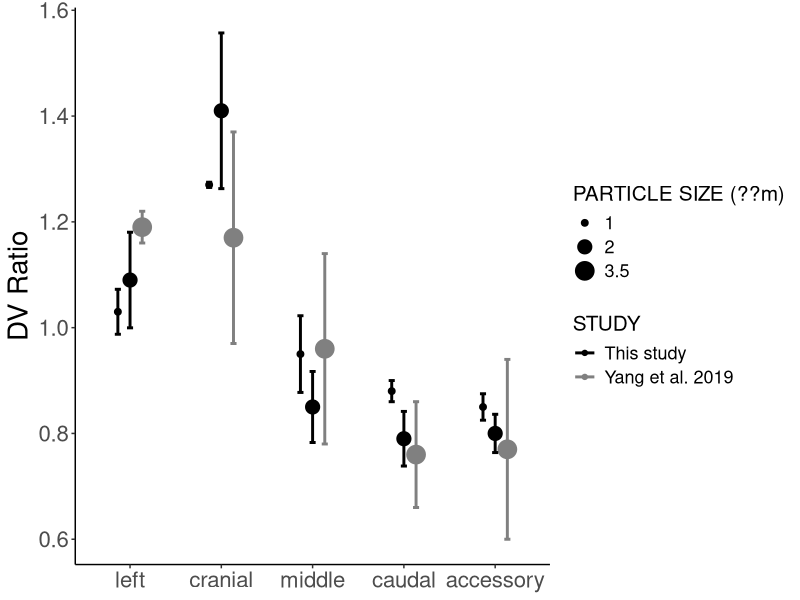

Write the R code that produced this figure. (Note: this script raises an error after producing the figure.)
library(ggpubr)
library(ggplot2)
library(knitr)

get_directory = function(){
  args <- commandArgs(trailingOnly = FALSE)
  file <- "--file="
  rstudio <- "RStudio"
  
  match <- grep(rstudio, args)
  if(length(match) > 0){
    return(dirname(rstudioapi::getSourceEditorContext()$path))
  }else{
    match <- grep(file, args)
    if (length(match) > 0) {
      return(dirname(normalizePath(sub(file, "", args[match]))))
    }else{
      return(dirname(normalizePath(sys.frames()[[1]]$ofile)))
    }
  }
}

wd = get_directory()
setwd(wd)

data = read.csv(file = "previous_studies_ggplot.csv")

data$LOBE = factor(data$LOBE, levels = c("left", "cranial", "middle",
                                         "caudal", "accessory"))
data$STUDY = factor(data$STUDY, levels = c("This study", 
                                           "Brain et al. 1976", 
                                           "Yang et al. 2019"))
data$PS = as.factor(data$PS)
data$STUDY_SIZE = paste(data$STUDY, data$PS)
data = subset(data, ANIMAL == "Mice C57BL/6")

dodge_radiance = 0.4

# kable(data)
`PARTICLE SIZE (??m)` = data$PS
ggplot(data = data, aes(x = LOBE, y = DV, group = STUDY_SIZE,
                        color = STUDY)) + 
  scale_colour_grey(start = 0, end = 0.5) +
  geom_point(aes(cex = `PARTICLE SIZE (??m)`), position=position_dodge(dodge_radiance)) + 
  geom_errorbar(aes(ymax = DV + SE, ymin = DV - SE), 
                width = 0.2,
                position=position_dodge(dodge_radiance), size = 1) +
  ylab("DV Ratio") + 
  xlab(NULL) +
  theme_classic() + 
  theme(text = element_text(size = 20, color = "black"),
        legend.title= element_text(size = 15),
        legend.text = element_text(size = 13)) + 
  ggsave(filename = "fig2sub2.png", device = "png", 
         width = 9, height = 6, dpi = 1200)
